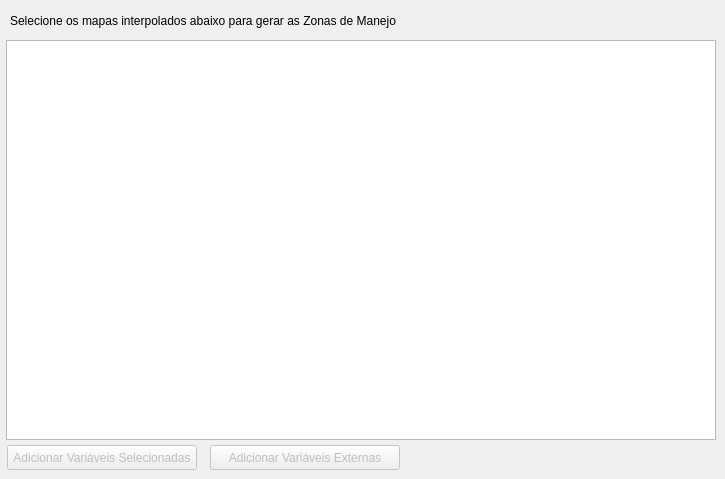
     <widget class="QWidget" name="tab_15">
      <attribute name="title">
       <string>Mapas Interpolados</string>
      </attribute>
      <widget class="QTableWidget" name="datatable_ZM_Maps">
       <property name="geometry">
        <rect>
         <x>6</x>
         <y>40</y>
         <width>710</width>
         <height>400</height>
        </rect>
       </property>
       <property name="sizeIncrement">
        <size>
         <width>0</width>
         <height>0</height>
        </size>
       </property>
       <property name="baseSize">
        <size>
         <width>0</width>
         <height>0</height>
        </size>
       </property>
       <property name="alternatingRowColors">
        <bool>true</bool>
       </property>
       <property name="rowCount">
        <number>0</number>
       </property>
       <property name="columnCount">
        <number>0</number>
       </property>
      </widget>
      <widget class="QPushButton" name="pushButton_ZM_Add_All_Vars_Selected">
       <property name="enabled">
        <bool>false</bool>
       </property>
       <property name="geometry">
        <rect>
         <x>7</x>
         <y>445</y>
         <width>190</width>
         <height>25</height>
        </rect>
       </property>
       <property name="text">
        <string>Adicionar Variáveis Selecionadas</string>
       </property>
      </widget>
      <widget class="QPushButton" name="pushButton_ZM_Add_Var">
       <property name="enabled">
        <bool>false</bool>
       </property>
       <property name="geometry">
        <rect>
         <x>210</x>
         <y>445</y>
         <width>190</width>
         <height>25</height>
        </rect>
       </property>
       <property name="text">
        <string>Adicionar Variáveis Externas</string>
       </property>
      </widget>
      <widget class="QLabel" name="label_48">
       <property name="geometry">
        <rect>
         <x>10</x>
         <y>13</y>
         <width>531</width>
         <height>16</height>
        </rect>
       </property>
       <property name="text">
        <string>Selecione os mapas interpolados abaixo para gerar as Zonas de Manejo</string>
       </property>
      </widget>
     </widget>
